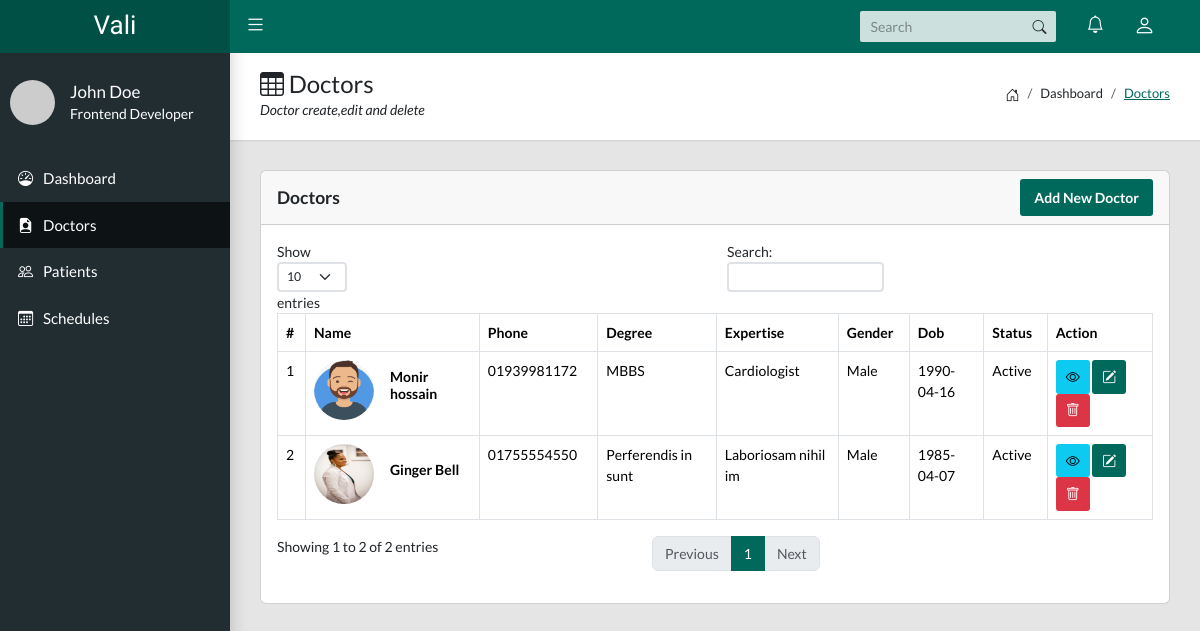
The page /admin/doctor.php on the database its author committed.
### tables this page shows
CREATE TABLE `doctors` (
  `id` int NOT NULL,
  `user_id` int NOT NULL,
  `name` varchar(255) NOT NULL,
  `phone` varchar(255) NOT NULL,
  `image` varchar(255) NOT NULL,
  `address` mediumtext,
  `dob` date NOT NULL,
  `expert_in` varchar(255) DEFAULT NULL,
  `degree` varchar(255) DEFAULT NULL,
  `gender` varchar(255) NOT NULL,
  `status` enum('Active','Inactive') NOT NULL DEFAULT 'Active',
  `created_at` timestamp NULL DEFAULT CURRENT_TIMESTAMP
);

CREATE TABLE `users` (
  `id` int NOT NULL,
  `name` varchar(255) NOT NULL,
  `email` varchar(255) NOT NULL,
  `password` varchar(255) NOT NULL,
  `status` enum('Active','Inacitve') NOT NULL DEFAULT 'Active',
  `type` enum('admin','doctor','patient') NOT NULL DEFAULT 'patient'
);

### admin/doctor.php (the view, shortened to what this page needs)
<?php
include_once('layout/head.php');
?>
<body class="app sidebar-mini">
    <?php
    include_once('layout/header.php');
    ?>
    <?php
    include_once('layout/sidebar.php');
    ?>
    <main class="app-content">
        <div class="app-title">
            <div>
                <h1><i class="bi bi-table"></i> Doctors</h1>
                <p>Doctor create,edit and delete</p>
            </div>
            <ul class="app-breadcrumb breadcrumb side">
                <li class="breadcrumb-item"><i class="bi bi-house-door fs-6"></i></li>
                <li class="breadcrumb-item">Dashboard</li>
                <li class="breadcrumb-item active"><a href="#">Doctors</a></li>
            </ul>
        </div>
        <div class="row">
            <div class="col-md-12">
                <div class="card">
                    <div class="card-header">
                        <div class="row align-items-center">
                            <div class="col-md-6">
                                <h5 class="tile-title mb-0">Doctors</h5>
                            </div>
                            <div class="col-md-6 text-end">
                                <a class="btn btn-primary" href="add_doctor.php">Add New Doctor</a>
                            </div>
                        </div>
                    </div>
                    <div class="card-body">
                        <div class="table-responsive">
                            <table class="table table-hover table-bordered" id="doctorTable">
                                <thead>
                                    <tr>
                                        <th>#</th>
                                        <th>Name</th>
                                        <th>Phone</th>
                                        <th>Degree</th>
                                        <th>Expertise</th>
                                        <th>Gender</th>
                                        <th>Dob</th>
                                        <th>Status</th>
                                        <th>Action</th>
                                    </tr>
                                </thead>
                                <tbody>
                                    <?php
                                    $sql = "SELECT doctors.*,users.name,users.email,users.status FROM doctors INNER JOIN users ON doctors.user_id=users.id";
                                    $result = $conn->query($sql);
                                    if ($result->rowCount() > 0) {
                                        $rows = $result->fetchAll(PDO::FETCH_OBJ);
                                        foreach ($rows as $key => $row) { ?>
                                            <tr>
                                                <td><?php echo $key + 1 ?></td>
                                                <td>
                                                    <div class="d-flex align-items-center">
                                                        <div class="flex-shrink-0">
                                                            <img style="width: 60px;height: 60px;" class="rounded-circle" src="<?php echo $row->image ?>" alt="...">
                                                        </div>
                                                        <div class="flex-grow-1 ms-3">
                                                            <h6> <?php echo $row->name ?></h6>
                                                        </div>
                                                    </div>
                                                </td>
                                                <td><?php echo $row->phone ?></td>
                                                <td><?php echo $row->degree ?></td>
                                                <td><?php echo $row->expert_in ?></td>
                                                <td><?php echo $row->gender ?></td>
                                                <td><?php echo $row->dob ?></td>
                                                <td><?php echo $row->status ?></td>
                                                <td>
                                                    <a class="btn btn-info btn-sm"><i class="bi bi-eye"></i></a>
                                                    <a href="edit_doctor.php?id=<?php echo base64_encode($row->id) ?>" class="btn btn-primary btn-sm"><i class="bi bi-pencil-square"></i></a>
                                                    <a href="delete_doctor.php?id=<?php echo base64_encode($row->id) ?>" onclick="return confirm('Are you sure to delete?')" class="btn btn-danger btn-sm"><i class="bi bi-trash"></i></a>
                                                </td>
                                            </tr>
                                    <?php
                                        }
                                    }
                                    ?>
                                </tbody>
                            </table>
                        </div>
                    </div>
                </div>
            </div>
        </div>
    </main>
</body>
</html>

### admin/css/custom.css (style rules this page uses)
.bi { margin-right: 0 !important; }

### rows shown on the page
doctors: image (picture), user.name "Monir hossain", phone "01939981172", degree "MBBS", expert_in "Cardiologist", gender "Male", dob "1990-04-16", user.status "Active"
doctors: image (picture), user.name "Ginger Bell", phone "01755554550", degree "Perferendis in sunt", expert_in "Laboriosam nihil im", gender "Male", dob "1985-04-07", user.status "Active"
